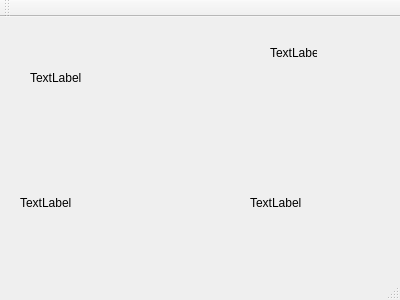
<?xml version="1.0" encoding="UTF-8"?>
<ui version="4.0">
 <class>MainWindow</class>
 <widget class="QMainWindow" name="MainWindow">
  <property name="geometry">
   <rect>
    <x>0</x>
    <y>0</y>
    <width>400</width>
    <height>300</height>
   </rect>
  </property>
  <property name="windowTitle">
   <string>MainWindow</string>
  </property>
  <widget class="QWidget" name="centralWidget">
   <widget class="QLabel" name="label">
    <property name="geometry">
     <rect>
      <x>30</x>
      <y>10</y>
      <width>101</width>
      <height>101</height>
     </rect>
    </property>
    <property name="text">
     <string>TextLabel</string>
    </property>
   </widget>
   <widget class="QLabel" name="label_2">
    <property name="geometry">
     <rect>
      <x>20</x>
      <y>130</y>
      <width>101</width>
      <height>111</height>
     </rect>
    </property>
    <property name="text">
     <string>TextLabel</string>
    </property>
   </widget>
   <widget class="QLabel" name="label_3">
    <property name="geometry">
     <rect>
      <x>250</x>
      <y>140</y>
      <width>91</width>
      <height>91</height>
     </rect>
    </property>
    <property name="text">
     <string>TextLabel</string>
    </property>
   </widget>
   <widget class="QLabel" name="label_4">
    <property name="geometry">
     <rect>
      <x>270</x>
      <y>30</y>
      <width>47</width>
      <height>12</height>
     </rect>
    </property>
    <property name="text">
     <string>TextLabel</string>
    </property>
   </widget>
  </widget>
  <widget class="QMenuBar" name="menuBar">
   <property name="geometry">
    <rect>
     <x>0</x>
     <y>0</y>
     <width>400</width>
     <height>21</height>
    </rect>
   </property>
  </widget>
  <widget class="QToolBar" name="mainToolBar">
   <attribute name="toolBarArea">
    <enum>TopToolBarArea</enum>
   </attribute>
   <attribute name="toolBarBreak">
    <bool>false</bool>
   </attribute>
  </widget>
  <widget class="QStatusBar" name="statusBar"/>
 </widget>
 <layoutdefault spacing="6" margin="11"/>
 <resources/>
 <connections/>
</ui>
